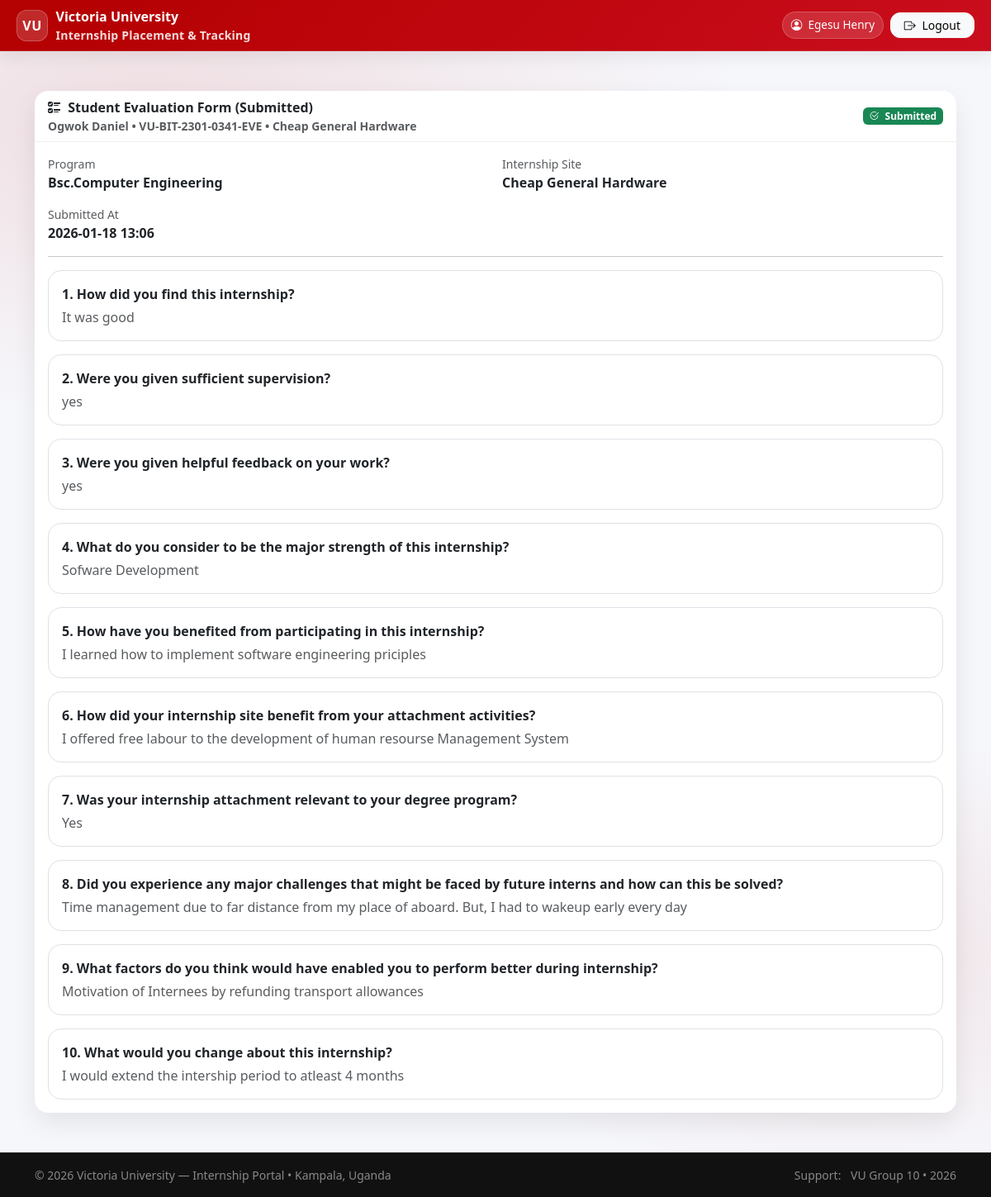
Screenshot of /tracking/supervisor/student-evaluations/1/ (signed in) with the database file from the repository.
### accounts/models.py (models this page shows, shortened)
class User(AbstractUser):
    username = None
    email = models.EmailField(_("email address"), unique=True)
    USERNAME_FIELD = "email"
    REQUIRED_FIELDS = []
    objects = UserManager()
    class Meta:
        permissions = [
            ("role_university_supervisor", "Role: VU_UniversitySupervisor"),
            ("role_industry_supervisor", "Role: IndustrySupervisor"),
            ("role_coordinator", "Role: VU_Coordinator"),
        ]
    @property
    def display_name(self):
        full = self.get_full_name().strip()
        return full if full else self.email

class StudentProfile(models.Model):
    user = models.OneToOneField("accounts.User", on_delete=models.CASCADE, related_name="student_profile")
    reg_no = models.CharField(max_length=50, unique=True)
    phone = models.CharField(max_length=30, blank=True)
    program = models.ForeignKey(
        "academics.Program",
        on_delete=models.PROTECT,
        null=True,
        blank=True,
        related_name="students",
    )

### tracking/models.py (models this page shows, shortened)
class StudentEvaluation(models.Model):
    STATUS_CHOICES = [
        ("draft", "Draft"),
        ("submitted", "Submitted"),
    ]
    placement = models.OneToOneField(
        Placement, on_delete=models.CASCADE, related_name="student_evaluation"
    )
    student_user = models.ForeignKey(
        settings.AUTH_USER_MODEL,
        on_delete=models.PROTECT,
        related_name="student_evaluations",
    )
    program = models.CharField(max_length=200, blank=True)
    internship_site = models.CharField(max_length=200, blank=True)
    eval_date = models.DateField(default=timezone.localdate)
    q1 = models.TextField(blank=True)
    q2 = models.TextField(blank=True)
    q3 = models.TextField(blank=True)
    q4 = models.TextField(blank=True)
    q5 = models.TextField(blank=True)
    q6 = models.TextField(blank=True)
    q7 = models.TextField(blank=True)
    q8 = models.TextField(blank=True)
    q9 = models.TextField(blank=True)
    q10 = models.TextField(blank=True)
    status = models.CharField(max_length=20, choices=STATUS_CHOICES, default="draft")
    submitted_at = models.DateTimeField(null=True, blank=True)
    created_at = models.DateTimeField(auto_now_add=True)
    updated_at = models.DateTimeField(auto_now=True)

### placements/models.py (models this page shows, shortened)
class Placement(models.Model):
    STATUS = [
        ("pending_student_ack", "Pending student acknowledgement"),
        ("active", "Active"),
        ("on_hold", "On hold"),
        ("completed", "Completed"),
        ("terminated", "Terminated"),
    ]
    request = models.OneToOneField(InternshipRequest, on_delete=models.PROTECT, related_name="placement")
    company = models.ForeignKey(Company, on_delete=models.PROTECT)
    industry_supervisor = models.ForeignKey(CompanyContact, null=True, blank=True, on_delete=models.SET_NULL)
    university_supervisor = models.ForeignKey("accounts.StaffProfile", null=True, blank=True, on_delete=models.SET_NULL)
    start_date = models.DateField()
    end_date = models.DateField()
    placement_letter = models.FileField(upload_to="placements/letters/", blank=True, null=True)
    status = models.CharField(max_length=30, choices=STATUS, default="pending_student_ack")
    created_at = models.DateTimeField(auto_now_add=True)

class InternshipRequest(models.Model):
    SOURCE = [
        ("student_selected", "Student selected from list"),
        ("student_proposed", "Student proposed new company"),
        ("university_assigned", "University assigned"),
    ]
    STATUS = [
        ("draft", "Draft"),
        ("submitted", "Submitted"),
        ("under_review", "Under review"),
        ("recommendation_pending", "Recommendation pending approval"),
        ("recommended", "Recommendation issued"),
        ("acceptance_uploaded", "Acceptance uploaded"),
        ("acceptance_verified", "Acceptance verified"),
        ("rejected", "Rejected"),
        ("returned_for_acceptance", "Returned: Upload Acceptance Letter"),
    ]
    student = models.ForeignKey(
        "accounts.StudentProfile",
        on_delete=models.CASCADE,
        related_name="requests"
    )
    period = models.ForeignKey(InternshipPeriod, on_delete=models.PROTECT)
    request_source = models.CharField(max_length=30, choices=SOURCE)
    preferred_company = models.ForeignKey(Company, null=True, blank=True, on_delete=models.SET_NULL)
    coordinator_comment = models.TextField(blank=True)
    coordinator_commented_at = models.DateTimeField(null=True, blank=True)
    proposed_company_name = models.CharField(max_length=200, blank=True)
    proposed_company_district = models.CharField(max_length=120, blank=True)
    proposed_company_address = models.CharField(max_length=255, blank=True)
    proposed_company_contact = models.CharField(max_length=200, blank=True)
    preferred_field = models.CharField(max_length=120, blank=True)
    notes = models.TextField(blank=True)
    cv = models.FileField(upload_to="requests/cv/", blank=True, null=True)
    request_letter = models.FileField(upload_to="requests/letters/", blank=True, null=True)
    status = models.CharField(max_length=40, choices=STATUS, default="draft")
    submitted_at = models.DateTimeField(null=True, blank=True)
    reviewed_by = models.ForeignKey(
        "accounts.User",
        null=True, blank=True,
        on_delete=models.SET_NULL,
        related_name="reviewed_requests"
    )
    reviewed_at = models.DateTimeField(null=True, blank=True)
    review_notes = models.TextField(blank=True)
    recommendation_letter = models.FileField(
        upload_to="requests/recommendation_letters/",
        null=True, blank=True
    )
    recommendation_issued_at = models.DateTimeField(null=True, blank=True)
    recommendation_approved = models.BooleanField(default=False)
    recommendation_approved_at = models.DateTimeField(null=True, blank=True)
    recommendation_approved_by = models.ForeignKey(
        settings.AUTH_USER_MODEL,
        null=True, blank=True,
        on_delete=models.SET_NULL,
        related_name="approved_recommendation_requests"
    )
    acceptance_letter = models.FileField(
        upload_to="requests/acceptance_letters/",
        null=True, blank=True
    )
    acceptance_uploaded_at = models.DateTimeField(null=True, blank=True)
    acceptance_verified = models.BooleanField(default=False)
    acceptance_verified_at = models.DateTimeField(null=True, blank=True)
    class Meta:
        unique_together = [("student", "period")]  # one request per period

### companies/models.py (models this page shows, shortened)
class Company(models.Model):
    STATUS = [
        ("pending_verification", "Pending verification"),
        ("approved", "Approved"),
        ("rejected", "Rejected"),
        ("inactive", "Inactive"),
    ]
    name = models.CharField(max_length=200, unique=True)
    industry = models.CharField(max_length=120, blank=True)
    district = models.CharField(max_length=120, blank=True)
    address = models.CharField(max_length=255, blank=True)
    status = models.CharField(max_length=30, choices=STATUS, default="pending_verification")
    created_at = models.DateTimeField(auto_now_add=True)

### tracking/views.py (the view)
# urls.py: path("supervisor/student-evaluations/<int:evaluation_id>/", views.supervisor_student_evaluation_detail, name="supervisor_student_evaluation_detail"),
@login_required
def supervisor_student_evaluation_detail(request, evaluation_id):
    if not is_university_supervisor(request.user):
        return HttpResponseForbidden("University Supervisors only.")
    staff = getattr(request.user, "staff_profile", None)
    if not staff:
        return HttpResponseForbidden("Staff profile not set.")
    evaluation = get_object_or_404(
        StudentEvaluation,
        id=evaluation_id,
        status="submitted",
        placement__university_supervisor=staff,
    )
    return render(request, "tracking/supervisor_student_evaluation_detail.html", {
        "evaluation": evaluation,
        "placement": evaluation.placement,
    })

### templates/tracking/supervisor_student_evaluation_detail.html (shortened to what this page needs)
{% extends "base.html" %}
{% block content %}
<div class="card">
  <div class="card-header d-flex flex-column flex-md-row justify-content-between align-items-start align-items-md-center gap-2">
    <div>
      <div class="fw-bold">
        <i class="bi bi-ui-checks me-1"></i> Student Evaluation Form (Submitted)
      </div>
      <div class="text-muted small">
        {{ evaluation.student_user.display_name|default:evaluation.student_user.username }}
        • {{ evaluation.placement.request.student.reg_no }}
        • {{ evaluation.placement.company.name }}
      </div>
    </div>
    <span class="badge text-bg-success">
      <i class="bi bi-check2-circle me-1"></i> Submitted
    </span>
  </div>
  <div class="card-body">
    <div class="row g-3 mb-3">
      <div class="col-12 col-md-6">
        <div class="text-muted small">Program</div>
        <div class="fw-semibold">{{ evaluation.program|default:"—" }}</div>
      </div>
      <div class="col-12 col-md-6">
        <div class="text-muted small">Internship Site</div>
        <div class="fw-semibold">{{ evaluation.internship_site|default:evaluation.placement.company.name }}</div>
      </div>
      <div class="col-12">
        <div class="text-muted small">Submitted At</div>
        <div class="fw-semibold">{{ evaluation.submitted_at|date:"Y-m-d H:i" }}</div>
      </div>
    </div>
    <hr class="my-3"/>
    {% include "tracking/partials/student_evaluation_qna.html" with evaluation=evaluation %}
  </div>
</div>
{% endblock %}

### templates/base.html (shortened to what this page needs)
<!doctype html>
<html lang="en">
<head>
  {% load static %}
  <link href="https://cdn.jsdelivr.net/npm/bootstrap@5.3.3/dist/css/bootstrap.min.css" rel="stylesheet">
  <link rel="stylesheet" href="https://cdn.jsdelivr.net/npm/bootstrap-icons@1.11.3/font/bootstrap-icons.min.css">
  <link rel="stylesheet" href="{% static 'base/css/vu_portal.css' %}">
</head>
<body class="vu-body d-flex flex-column">
  <header class="vu-topbar">
    <nav class="navbar navbar-expand-lg navbar-dark py-2">
      <div class="container-fluid vu-container-pad">
        <a class="vu-brand" href="{% url 'dashboard' %}">
          <span class="vu-badge">VU</span>
          <span class="d-none d-sm-inline">
            Victoria University
            <small class="d-none d-lg-block">Internship Placement & Tracking</small>
          </span>
        </a>
        <div class="collapse navbar-collapse" id="vuNav">
          <ul class="navbar-nav ms-auto align-items-lg-center gap-lg-2">
            {% if request.user.is_authenticated %}
              <li class="nav-item my-2 my-lg-0">
                <span class="vu-pill">
                  <i class="bi bi-person-circle"></i>
                  {{ request.user.display_name|default:request.user.email }}
                </span>
              </li>
              <li class="nav-item my-2 my-lg-0">
                <form method="post" action="{% url 'logout' %}" class="d-inline">
                  <button type="submit" class="btn btn-light btn-sm px-3">
                    <i class="bi bi-box-arrow-right me-1"></i> Logout
                  </button>
                </form>
              </li>
            {% else %}
              <li class="nav-item my-2 my-lg-0">
                <a href="{% url 'login' %}" class="btn btn-light btn-sm px-3">
                  <i class="bi bi-box-arrow-in-right me-1"></i> Login
                </a>
              </li>
            {% endif %}
          </ul>
        </div>
      </div>
    </nav>
  </header>
  <main id="main-content" class="container vu-main my-4 my-lg-5 flex-grow-1">
    {% block content %}{% endblock %}
  </main>
  <footer class="vu-footer mt-auto">
    <div class="container py-3 d-flex flex-column flex-md-row justify-content-between align-items-start align-items-md-center gap-2">
      <div class="small text-white-50">
        © {% now "Y" %} Victoria University — Internship Portal
        <span class="d-none d-md-inline">• Kampala, Uganda</span>
      </div>
      <div class="small text-white-50">
        <span class="me-2">Support:</span>
        <span class="text-white-50">VU Group 10 • 2026</span>
      </div>
    </div>
  </footer>
</body>
</html>

### templates/tracking/partials/student_evaluation_qna.html
<div class="vstack gap-3">
  <div class="border rounded-4 p-3">
    <div class="fw-semibold mb-1">1. How did you find this internship?</div>
    <div class="text-muted">{{ evaluation.q1|linebreaksbr|default:"—" }}</div>
  </div>
  <div class="border rounded-4 p-3">
    <div class="fw-semibold mb-1">2. Were you given sufficient supervision?</div>
    <div class="text-muted">{{ evaluation.q2|linebreaksbr|default:"—" }}</div>
  </div>
  <div class="border rounded-4 p-3">
    <div class="fw-semibold mb-1">3. Were you given helpful feedback on your work?</div>
    <div class="text-muted">{{ evaluation.q3|linebreaksbr|default:"—" }}</div>
  </div>
  <div class="border rounded-4 p-3">
    <div class="fw-semibold mb-1">4. What do you consider to be the major strength of this internship?</div>
    <div class="text-muted">{{ evaluation.q4|linebreaksbr|default:"—" }}</div>
  </div>
  <div class="border rounded-4 p-3">
    <div class="fw-semibold mb-1">5. How have you benefited from participating in this internship?</div>
    <div class="text-muted">{{ evaluation.q5|linebreaksbr|default:"—" }}</div>
  </div>
  <div class="border rounded-4 p-3">
    <div class="fw-semibold mb-1">6. How did your internship site benefit from your attachment activities?</div>
    <div class="text-muted">{{ evaluation.q6|linebreaksbr|default:"—" }}</div>
  </div>
  <div class="border rounded-4 p-3">
    <div class="fw-semibold mb-1">7. Was your internship attachment relevant to your degree program?</div>
    <div class="text-muted">{{ evaluation.q7|linebreaksbr|default:"—" }}</div>
  </div>
  <div class="border rounded-4 p-3">
    <div class="fw-semibold mb-1">
      8. Did you experience any major challenges that might be faced by future interns and how can this be solved?
    </div>
    <div class="text-muted">{{ evaluation.q8|linebreaksbr|default:"—" }}</div>
  </div>
  <div class="border rounded-4 p-3">
    <div class="fw-semibold mb-1">9. What factors do you think would have enabled you to perform better during internship?</div>
    <div class="text-muted">{{ evaluation.q9|linebreaksbr|default:"—" }}</div>
  </div>
  <div class="border rounded-4 p-3">
    <div class="fw-semibold mb-1">10. What would you change about this internship?</div>
    <div class="text-muted">{{ evaluation.q10|linebreaksbr|default:"—" }}</div>
  </div>
</div>

### rows the page displays
User: user.display_name "Egesu Henry"
StudentEvaluation: student_user.display_name "Ogwok Daniel", placement.request.student.reg_no "VU-BIT-2301-0341-EVE", placement.company.name "Cheap General Hardware", program "Bsc.Computer Engineering", internship_site "Cheap General Hardware", submitted_at "2026-01-18 13:06", q1 "It was good", q2 "yes", q3 "yes", q4 "Sofware Development", q5 "I learned how to implement software engineering priciples", q6 "I offered free labour to the development of human resourse Management System", q7 "Yes", q8 "Time management due to far distance from my place of aboard. But, I had to wakeup early every day", q9 "Motivation of Internees by refunding transport allowances", q10 "I would extend the intership period to atleast 4 months"
